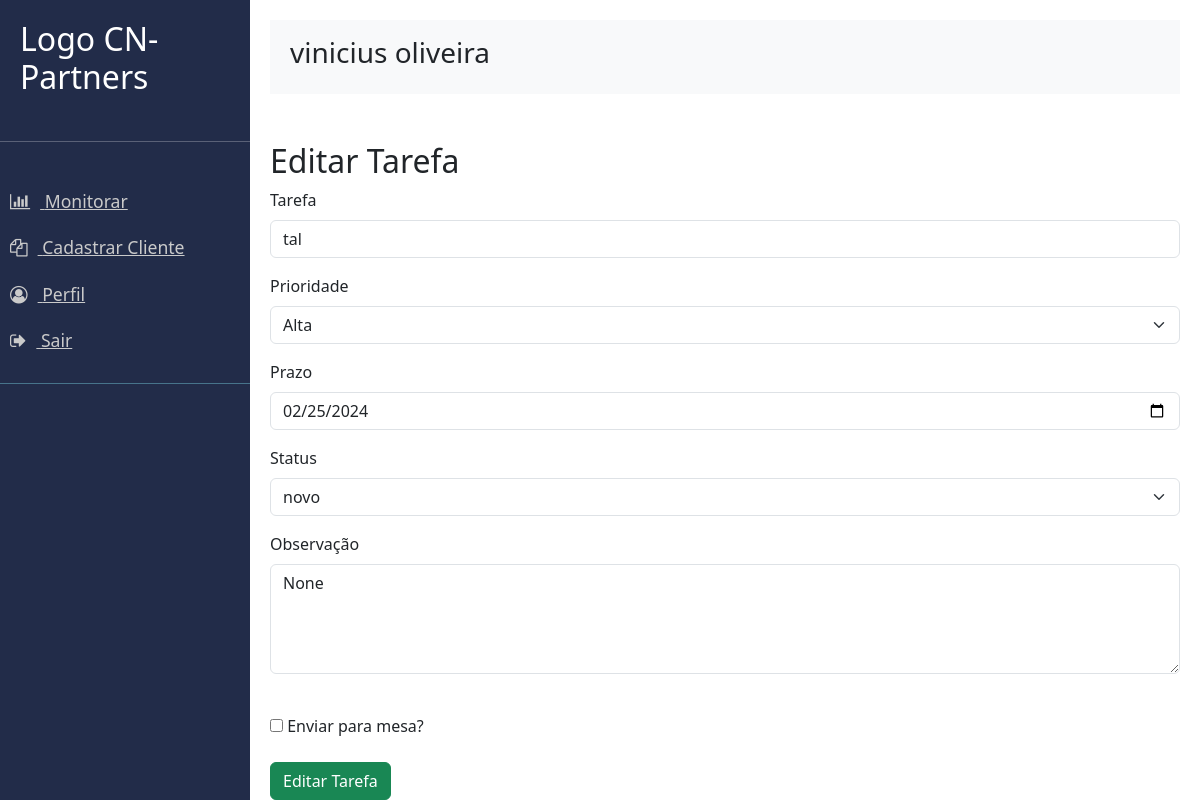
The app's page /editar_tarefa/5 (signed in), older data.
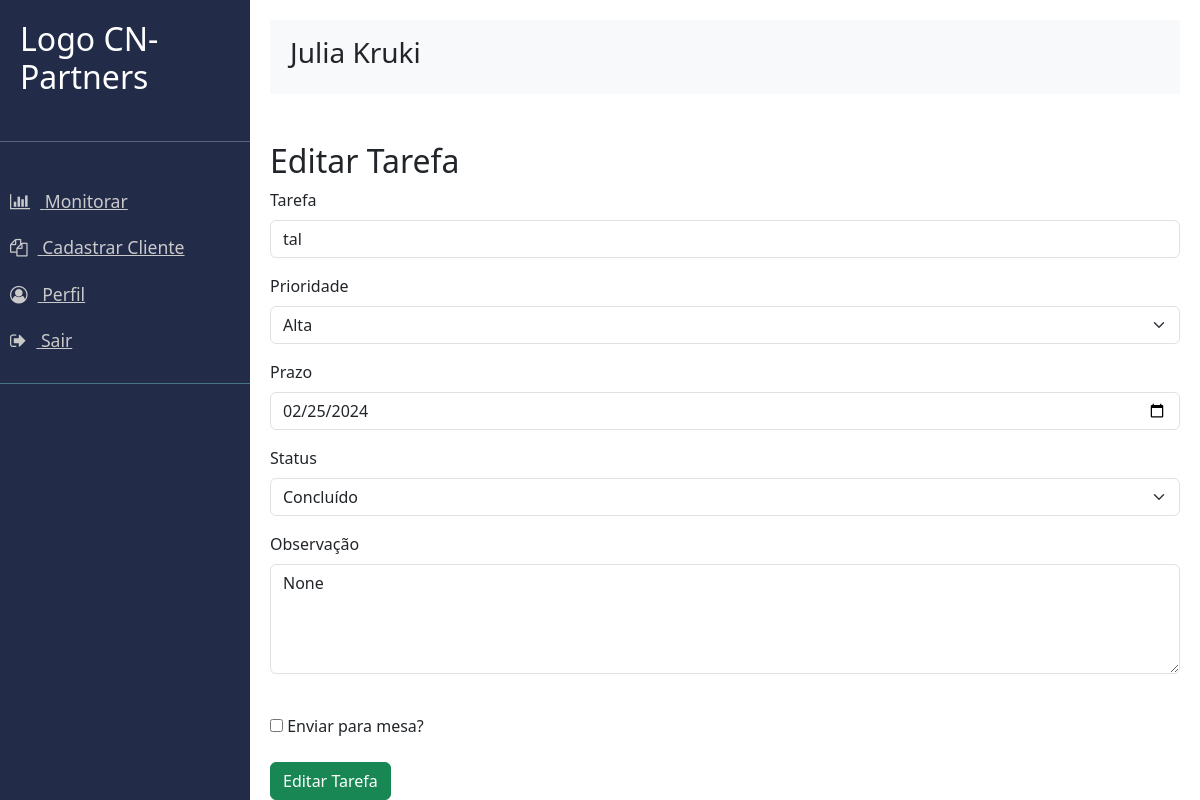
The same page, newer data.
### app.py (models this page shows)
class User(UserMixin, db.Model):
    id: Mapped[int] = mapped_column(Integer, primary_key=True)
    email: Mapped[str] = mapped_column(String(100), unique=False)
    password: Mapped[str] = mapped_column(String(250), nullable=False)
    name: Mapped[str] = mapped_column(String(1000), nullable=False)
    admin: Mapped[int] = mapped_column(Integer, nullable=True)
    mesa: Mapped[int] = mapped_column(Integer)

class Tarefas(db.Model):
    id: Mapped[int] = mapped_column(Integer, primary_key=True)
    cliente_id: Mapped[int] = mapped_column(Integer, nullable=False)
    tarefa: Mapped[str] = mapped_column(String(250))
    tipo: Mapped[str] = mapped_column(String(250))
    prioridade: Mapped[str] = mapped_column(String(250))
    prazo: Mapped[Date] = mapped_column(Date)
    status: Mapped[str] = mapped_column(String(250))
    observacao: Mapped[str] = mapped_column(String(500), nullable=True)
    mesa: Mapped[int] = mapped_column(Integer)

### server.py (the view, shortened to what this page needs)
@app.route('/editar_tarefa/<int:id>', methods=["POST", "GET"])
@login_required
def editar_tarefa(id):
    user_name = session.get('user_name')
    result = db.session.execute(db.select(Tarefas).where(Tarefas.id == id))
    tarefa = result.scalar()
    return render_template("editar_tarefa.html", tarefa=tarefa, user_name=user_name)

### server.py (called while the page is built)
@login_manager.user_loader
def load_user(user_id):
    return db.get_or_404(User, user_id)

@app.before_request
def make_session_permanet():
    session.permanent = True
    app.permanet_session_lifetime = timedelta(minutes=20)

### templates/editar_tarefa.html (shortened to what this page needs)
{% extends "base.html" %}
{% from 'bootstrap5/form.html' import render_form %}
{% block content %}
<br>
<br>
<h2>Editar Tarefa</h2>
<form method="POST" action="{{ url_for('editar_tarefa', id=tarefa.id) }}">
    <div class="mb-3">
        <label for="nomeTarefa" class="form-label">Tarefa</label>
        <input type="text" class="form-control" id="nomeTarefa" name="tarefa" value="{{tarefa.tarefa}}">
    </div>
    <div class="mb-3">
        <label class="form-label">Prioridade</label>
        <select class="form-select" id="prioridade" name="prioridade" required>
            <option value="Alta">Alta</option>
        </select>
    </div>
    <div class="mb-3">
        <label for="prazoTarefa" class="form-label">Prazo</label>
        <input type="date" class="form-control" id="prazoTarefa" name="prazo" value="{{tarefa.prazo}}"  required>
    </div>
    <div class="mb-3">
        <label for="nomeTarefa" class="form-label">Status</label>
        <select class="form-select" id="status" name="status" required>
            <option value="novo" {% if tarefa.status =="novo" %}selected{% endif %}>novo</option>
            <option value="concluido" {% if tarefa.status=='concluido' %}selected{% endif %}>Concluído</option>
        </select>
    </div>
    <div class="mb-3">
        <label for="nomeTarefa" class="form-label">Observação</label>
        <textarea class="form-control" id="observacao" name="observacao" rows="4">{{ tarefa.observacao }}</textarea>
    </div>
    <br>
    <div>
        <input type="checkbox" name="mesa" value="mesa">
        <label >Enviar para mesa?</label>
    </div>
    <br>
    <button type="submit" class="btn btn-success">Editar Tarefa</button>
</form>
{%endblock%}

### templates/base.html (shortened to what this page needs)
<!doctype html>
<html lang="en">
<head>
    <link href="https://cdn.jsdelivr.net/npm/bootstrap@5.3.0-alpha3/dist/css/bootstrap.min.css" rel="stylesheet">
    <link rel="stylesheet" href="https://cdnjs.cloudflare.com/ajax/libs/font-awesome/4.7.0/css/font-awesome.min.css">
    <link rel="stylesheet" href="../static/css/style4.css">
</head>
<body>
    <div class="wrapper" >
        <nav id="sidebar">
            <div class="sidebar-header">
                <h2>Logo CN-Partners</h2>
            </div>
            <hr>
            <ul class="list-unstyled components">
                <li> <a href="{{url_for('monitorar')}}"> <i class="fa fa-bar-chart"></i> Monitorar </a>  </li>
                <li>  <a href={{url_for('cadastrar')}}> <i class="fa fa-copy"></i> Cadastrar Cliente </a>  </li>
                <li>  <a href="{{url_for('perfil')}}">  <i class="fa fa-user-circle-o"></i>  Perfil  </a>  </li>
                <li>  <a href="{{ url_for('logout') }}"> <i class="fa fa-sign-out"></i> Sair </a> </li>
            </ul>
        </nav>
        <div id="content">
            <nav class="navbar navbar-expand-lg navbar-light bg-light">
                <div class="container-fluid">
                    <div class="m-2" id="rowtext ">
                        <h3>{{user_name}}</h3>
                    </div>
                </div>
            </nav>
            {% block content %}{% endblock %}
        </div>
    </div>
</body>
</html>

Row changes from the older to the newer data that the page shows:
changed User: name "vinicius oliveira" → "Julia Kruki"
changed Tarefas "tal": status "novo" → "Concluído"
